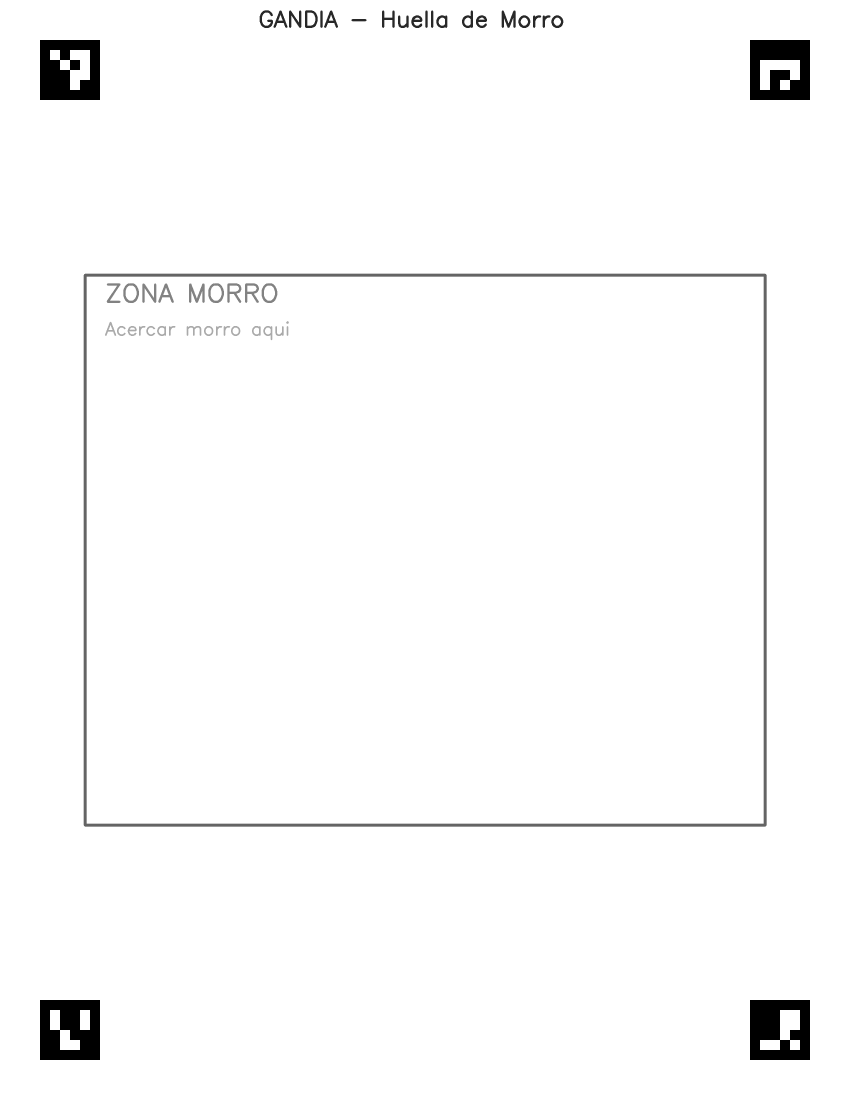
#> input picture gandia-huella/hoja_inteligente.png, 2550 x 3300 px (shown at 1/3 size)
$ python -i detector.py   (imports and definitions only)
#> lines starting #> are read from the running program, lines starting #| are printed output that depends on the picture; after the words box and inside, x2 and y2 are one past the last pixel; in counts of white or black regions, pixels touching at a corner belong together
#> further down, picture is the input picture: shape (3300, 2550, 3); min 0, max 255, mean 250.1
"""
detector.py — Paso 2 del pipeline
Detecta y recorta la región del morro en la imagen.

Modo "direct": detección por contornos Canny en zona central-inferior.
Modo "sheet":  detecta marcadores ArUco primero, corrige perspectiva,
               luego recorta la zona morro definida en la hoja.
"""

import cv2
import numpy as np

# ─── Configuración del layout de la Hoja Inteligente ─────────────────────────
# Posición relativa de la zona morro dentro de la hoja (fracción del tamaño)
# Ajustar según el diseño final impreso de la hoja.
SHEET_MORRO_TOP    = 0.25   # inicio vertical de la zona morro
SHEET_MORRO_BOTTOM = 0.75   # fin vertical
SHEET_MORRO_LEFT   = 0.10   # inicio horizontal
SHEET_MORRO_RIGHT  = 0.90   # fin horizontal

# ID de los marcadores ArUco en las 4 esquinas (mismo orden al generar la hoja)
ARUCO_IDS = [0, 1, 2, 3]    # TL, TR, BR, BL


def detect_morro_region(img_bgr: np.ndarray, modo: str = "direct") -> np.ndarray:
    """
    Devuelve recorte BGR de la región del morro.
    Nunca falla: si no detecta, usa fallback del 50% central.
    """
    if modo == "sheet":
        return _detect_sheet_mode(img_bgr)
    else:
        return _detect_direct_mode(img_bgr)


# ─── MODO DIRECTO ─────────────────────────────────────────────────────────────

def _detect_direct_mode(img: np.ndarray) -> np.ndarray:
    h, w = img.shape[:2]
#> h = 3300; w = 2550
    gray = cv2.cvtColor(img, cv2.COLOR_BGR2GRAY)

    # Solo analizar la mitad inferior central (donde suele estar el morro)
    roi_y1 = h // 3
#> roi_y1 = 1100
    roi_y2 = h
#> roi_y2 = 3300
    roi_x1 = w // 6
#> roi_x1 = 425
    roi_x2 = w - w // 6
#> roi_x2 = 2125
    roi = gray[roi_y1:roi_y2, roi_x1:roi_x2]
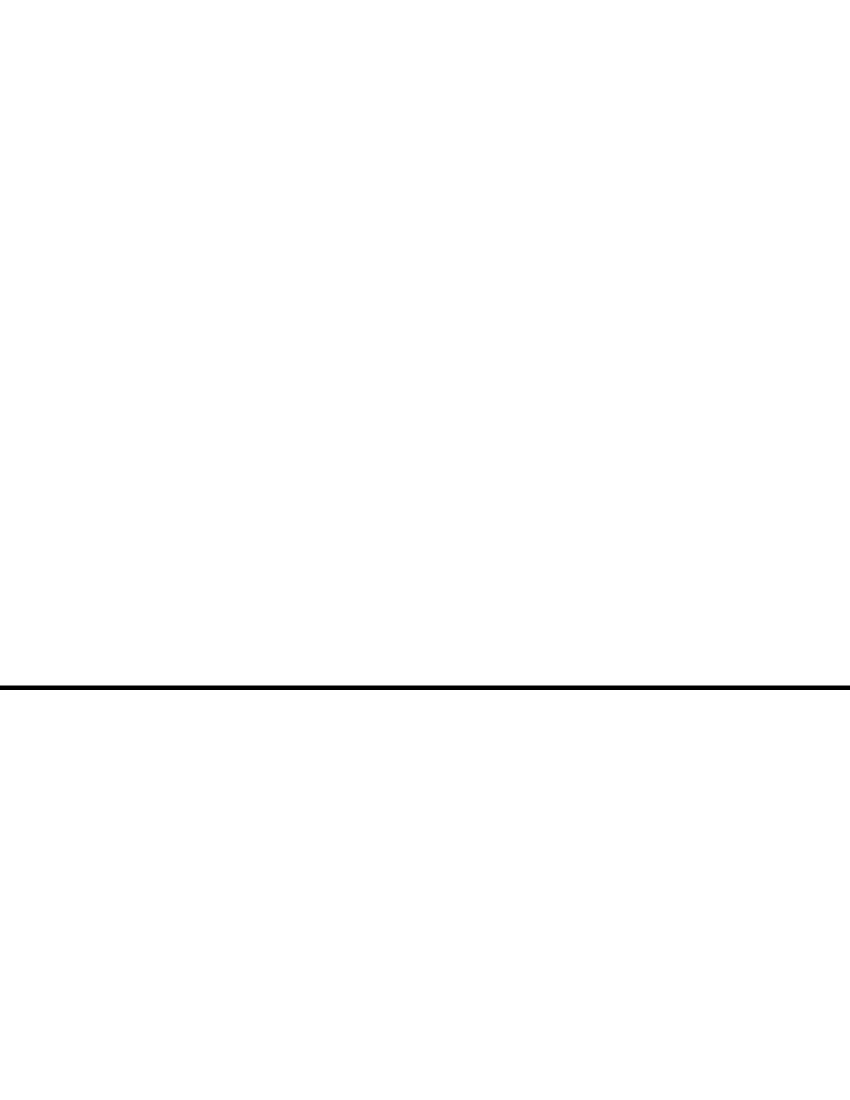
#> roi: shape (2200, 1700) (shown at 1/2 size); values 100 (black) and 255 (white), 99.6% white; 1 black region, box (x1, y1, x2, y2) and area: (0, 1371, 1700, 1380) 15300

    # Canny sobre la ROI
    blurred = cv2.GaussianBlur(roi, (5, 5), 0)
    edges   = cv2.Canny(blurred, 30, 100)
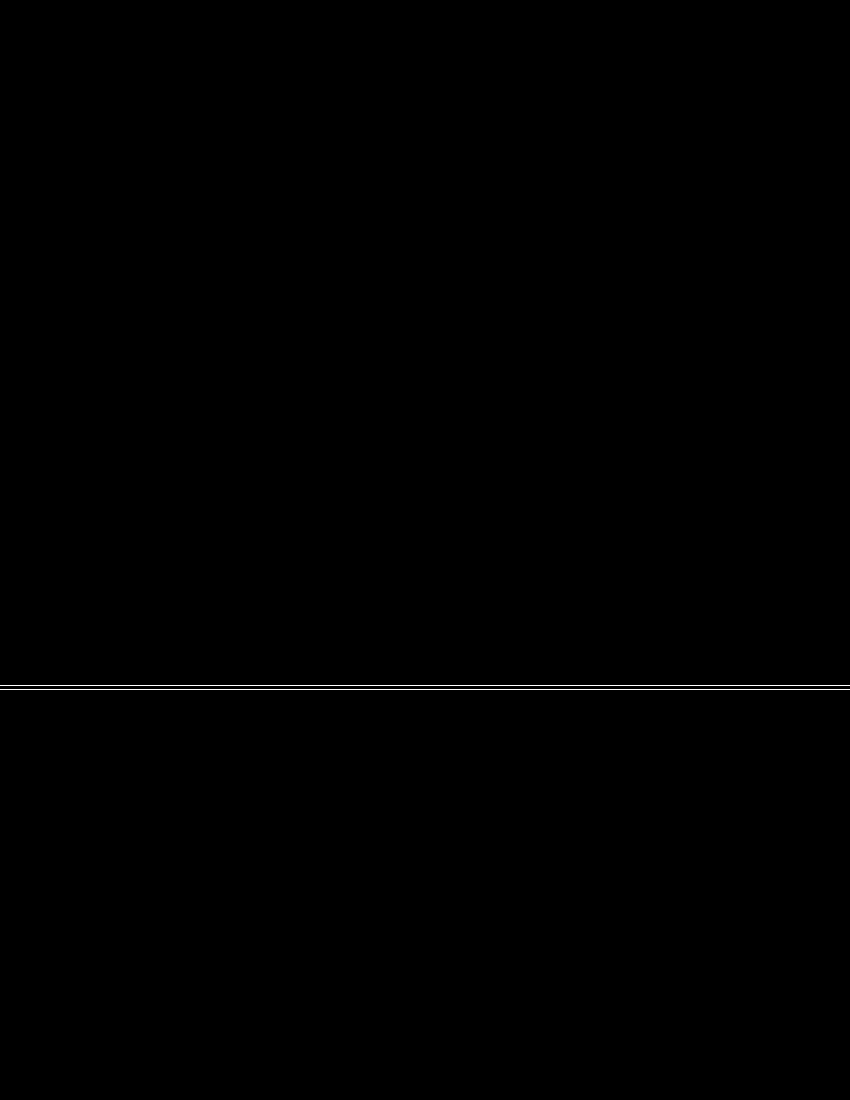
#> edges: shape (2200, 1700) (shown at 1/2 size); 0.09% white in thin lines or dots, all inside (x1, y1, x2, y2) = (0, 1370, 1700, 1380)

    # Encontrar contornos y buscar el más grande y "elíptico"
    contours, _ = cv2.findContours(edges, cv2.RETR_EXTERNAL, cv2.CHAIN_APPROX_SIMPLE)
#> contours = 2 contours, all with area under 20

    best_box = None
    best_area = 0.0

    for cnt in contours:
        area = cv2.contourArea(cnt)
        if area < 5000:   # ignorar contornos pequeños
            continue
        x, y, cw, ch = cv2.boundingRect(cnt)
        # Filtro de proporción: el morro tiene proporción ancha (~1.2–3.0)
        ratio = cw / ch if ch > 0 else 0
        if 1.0 < ratio < 4.0 and area > best_area:
            best_area = area
            best_box  = (x, y, cw, ch)
#> this loop made 2 passes
#> (cnt, area) on passes 1 to 2: ([[0, 1379], [1699, 1379]], 0), ([[0, 1370], [1699, 1370]], 0)
#> after the loop, best_area = 0

    if best_box:
        x, y, bw, bh = best_box
        # Margen del 10%
        margin_x = int(bw * 0.10)
        margin_y = int(bh * 0.10)
        x1 = max(0, x - margin_x + roi_x1)
        y1 = max(0, y - margin_y + roi_y1)
        x2 = min(w, x + bw + margin_x + roi_x1)
        y2 = min(h, y + bh + margin_y + roi_y1)
        return img[y1:y2, x1:x2]

    # Fallback: 50% central
    return _center_crop(img)


# ─── MODO HOJA INTELIGENTE ────────────────────────────────────────────────────

# [64 lines left out: function _detect_sheet_mode, not called in this run]


# ─── FALLBACK ─────────────────────────────────────────────────────────────────

def _center_crop(img: np.ndarray) -> np.ndarray:
    h, w = img.shape[:2]
#> h = 3300; w = 2550
    y1, y2 = h // 4, h * 3 // 4
#> y1 = 825; y2 = 2475
    x1, x2 = w // 4, w * 3 // 4
#> x1 = 637; x2 = 1912
    return img[y1:y2, x1:x2]
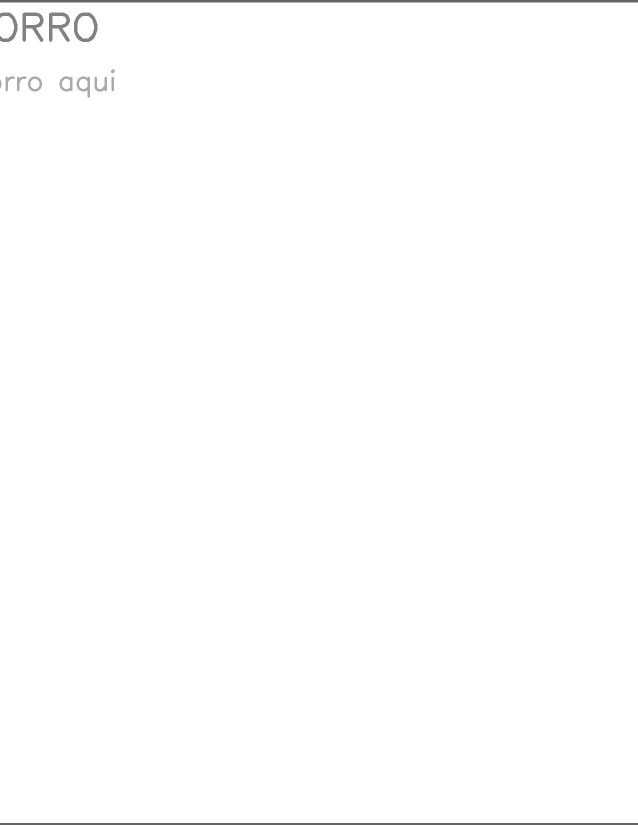
#> returned value: shape (1650, 1275, 3) (shown at 1/2 size); min 100, max 255, mean 253.8

>>> import cv2
>>> picture = cv2.imread('../hoja_inteligente.png')
>>> result = detect_morro_region(picture)
